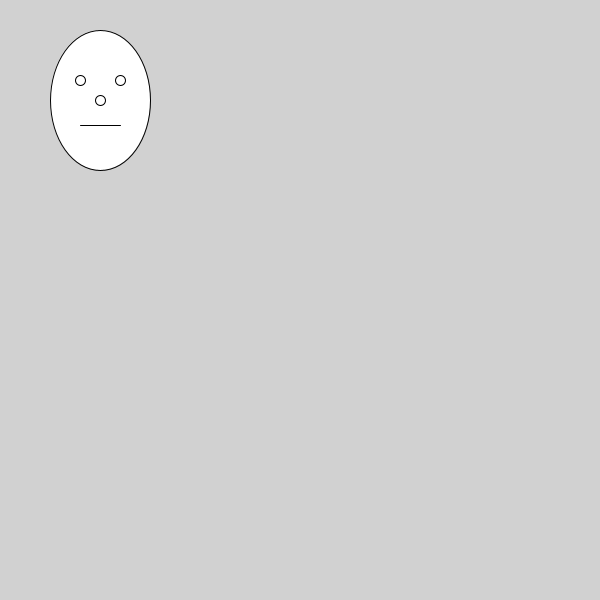
Frame 1 (no input)
Frame 60 (the mouse pressed at the canvas centre just before this capture): identical to frame 1, image omitted
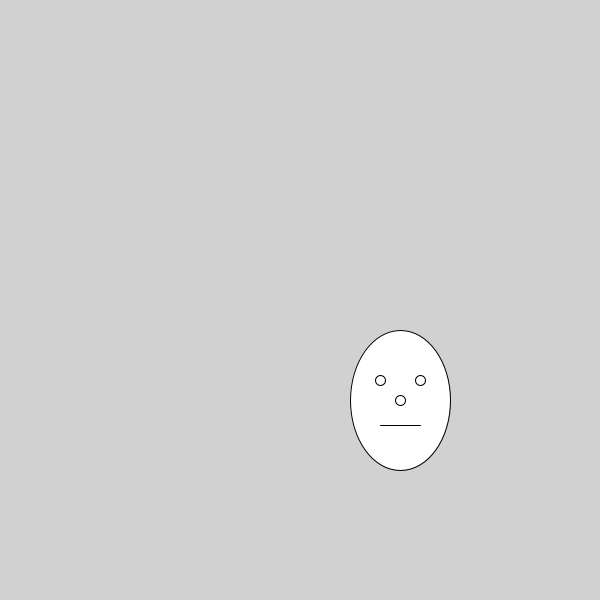
Frame 120 (the mouse held since frame 60 and released just before this capture)

The Processing sketch that drew these frames (run headless with seeded random() and noise(); from frame 60 on, the mouse is pressed at the canvas centre):

// Processing sketch: sketch_170206c_myFace_2
// ── sketch_170206c_myFace_2.pde
//1. Write a function/method that draws a simple face
//call the function inside void draw()
//save the sketch with a sensible name

//2. save as a new sketch
//add two parameters to the function that tell the face an x/y location to draw itself


//useful:
/*
size(width, height);
ellipse(x, y, width, height);
rect(x, y, width, height);
line(x, y, x2, y2);
*/


void setup() {
  
  size(600, 600);
  
}


void drawFace(float faceX, float faceY) {
  ellipse(faceX + 100, faceY + 100, 100, 140);
  ellipse(faceX + 80, faceY + 80, 10, 10);
  ellipse(faceX + 120, faceY + 80, 10, 10);
  ellipse(faceX + 100, faceY + 100, 10, 10);
  line(faceX + 80, faceY + 125, faceX + 120, faceY + 125);
  }


void draw() {
  background(209);
  //this code refreshes the background so that it does not make a history of the path.
  
  drawFace(mouseX, mouseY);
  
}
